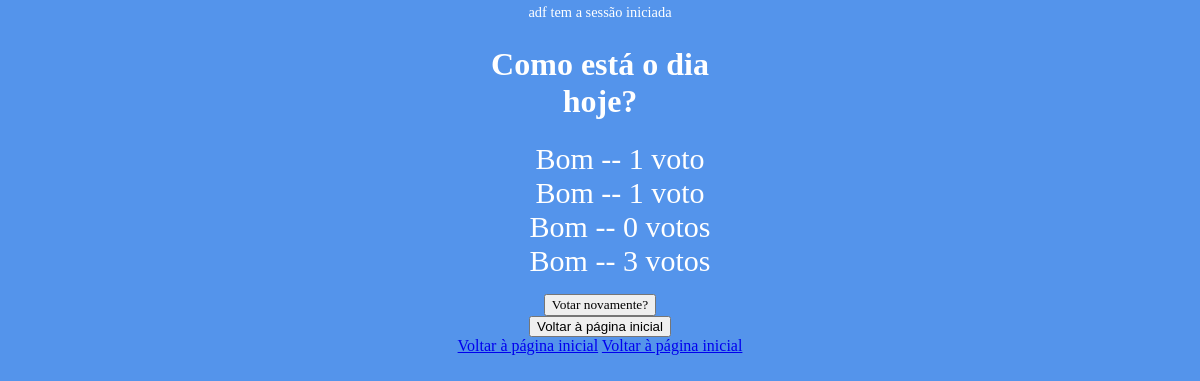
Page /votacao/2/resultados (signed in) on the committed database.
### votacao/models.py (models this page shows, shortened)
class Questao(models.Model):
 questao_texto = models.CharField(max_length=200)
 pub_data = models.DateTimeField('data de publicacao')

class Opcao(models.Model):
 questao = models.ForeignKey(Questao, on_delete=models.CASCADE)
 opcao_texto = models.CharField(max_length=200)
 votos = models.IntegerField(default=0)

### votacao/views.py (the view)
# urls.py: path("<int:questao_id>/resultados", views.resultados, name="resultados"),
def resultados(request, questao_id):
    questao = get_object_or_404(Questao, pk=questao_id)
    return render(request, 'votacao/resultados.html', {'questao': questao})

### votacao/templates/votacao/resultados.html (shortened to what this page needs)
{% extends "./secondbase.html" %}
{% block body %}
    <form action="{% url 'votacao:detalhe' questao.id %}" method="post">
        <h1>{{ questao.questao_texto }}</h1>
        <ul>
        {% for opcao in questao.opcao_set.all %}
        <li>{{ opcao.opcao_texto }} -- {{ opcao.votos }} voto{{ opcao.votos|pluralize }}</li>
        {% endfor %}
        </ul>
        <input type="submit" value="Votar novamente?"/>
        <button type="submit" formaction="{% url 'votacao:index' %}">Voltar à página inicial</button>
    </form>
    <br>
    <a href="{% url 'votacao:index' %}">Voltar à página inicial</a>
{% endblock %}

### votacao/templates/votacao/index.html (shortened to what this page needs)
<!DOCTYPE html>
<html lang="en">
<head>
    {% load static %}
    <link rel="stylesheet" type="text/css" href="{% static 'votacao/css/estilos.css' %}">
</head>
<body>
<div>
    {% if request.user.is_authenticated %}
        <p>{{request.user.username}} tem a sessão iniciada</p>
    {% else %}
        <p>O utilizador não tem a sessão iniciada</p>
        <a href="{% url 'votacao:registar' %}">Registar</a>
        <a href="{% url 'votacao:iniciarsessao' %}">Iniciar Sessão</a>
    {% endif %}
</div>
{% block body %}{% endblock %}
{% block homepage %}
{% endblock %}
</body>
</html>

### votacao/static/votacao/css/estilos.css (style rules this page uses)
body { background-image: url('images/Iscte.JPG'); background-color: #5494EB; background-position: center; background-size: auto; background-repeat: no-repeat; margin: 0; font-family: Arial black; align:center; text-align:center; }
h1 { font-family: Arial black; text-align: center; color: white; }
p, li { text-align:center; color: white; font-size: 30px; }
ul { list-style-type: none; font-family: Arial black; text-align: center; }
input { color: black; text-align: center; font-family: Arial black; }
form { postion:fixed; top:50%; left:50%; width:250px; display:inline-block; }
.article > h2, p { margin: 4px; font-size: 90%; }

### rows in the picture
Questao: questao_texto "Como está o dia hoje?"
Opcao: opcao_texto "Bom", votos "1"
Opcao: opcao_texto "Bom", votos "1"
Opcao: opcao_texto "Bom", votos "0"
Opcao: opcao_texto "Bom", votos "3"

### other values in the picture
{{ request.user.username }} "adf"
